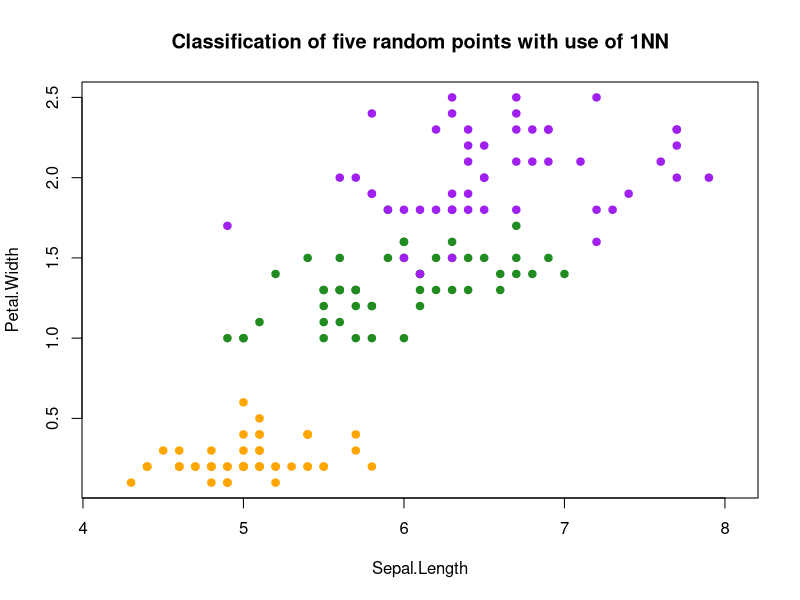

Generate this figure with R: (Note: this script raises an error after producing the figure.)
args <- commandArgs(trailingOnly = T)

euclid_distance = function(x, y){
  sqrt(sum((x-y)^2))
}

dist_sort = function(dat, point, dist_func = euclid_distance){
      l <- dim(dat)[1]
      n <- dim(dat)[2] - 1

      distances <- matrix(NA, l, 1)

      for (i in 1:l){
          distances[i, ] <- dist_func(dat[i, 1:n], point)
      }

      ##  Сортируем
      orderedDat <- dat[order(distances[, 1]), ]

      return (orderedDat);
  }


  ##  Применяем метод kNN
  kNN <- function(dat, point, k = 1, dist_func = euclid_distance)
  {
      ##  Сортируем выборку согласно классифицируемого объекта
      orderedDat <- dist_sort(dat, point, dist_func)
      n <- dim(orderedDat)[2] - 1

      ##  Получаем классы первых k соседей
      classes <- orderedDat[1:k, n + 1]

      ##  Составляем таблицу встречаемости каждого класса
      counts <- table(classes)

      ##  Находим класс, который доминирует среди первых k соседей
      class <- names(which.max(counts))

      return (class)
  }


  kwNN <- function(dat, point, k = 1, dist_func = euclid_distance)
  {

      orderedDat <- dist_sort(dat, point, dist_func)
      n <- dim(orderedDat)[2] - 1

      w <- exp((-1:-k)/dim(orderedDat)[1])

      classes = rep(0, length(levels(orderedDat[, n+1])))
      for(i in 1:k){
          classes[orderedDat[i, n+1]] = classes[orderedDat[i, n+1]] + w[i]
      }

      class <- levels(orderedDat[, n+1])[which.max(classes)]


      return (class)
  }

LOO <- function(dat, func, maxK = 1, l = 2){
    indexses = sample(1:150, l, replace = F)
    rat = rep(0, maxK)
    selection = dat[indexses,]
    sel_dim = dim(selection)[2] - 1

    for(i in 1:l){
        new_selection = selection[-i,]
        point = selection[i,]

        for(k in 1:maxK){
            class = func(
              new_selection,
              point[1:sel_dim],
              k=k
            )
            if(point[1, sel_dim+1] != class){
                rat[k] = rat[k] + 1
            }
        }
    }
    return (list(rating=rat, selection=selection))
}

####################################
.random_1NN <- function(){
    #1NN calc
    #paint iris
    png(paste0("1NN_plot", ".png"))
    plot(iris[, c(1,4)],
         pch = 21,
         bg = colors[iris$Species],
         col = colors[iris$Species],
         asp = T,
         main = "Classification of five random points with use of 1NN"
    )
    #generate data
    n = 5
    if(!is.na(args[1])) {
      n = args[1]
    }
    points = vector("list", n)
    for(i in 1:n){
      points[[i]] = c(runif(1, 4, 7), runif(1, 0, 2))
    }
    #use 1NN
    for(point in points){
        class = kNN(iris[, c(1, 4, 5)], point)
        #paint points
        points(point[1],point[2],
              pch = 24,
              bg = colors[class],
              col = colors[class])
    }
    dev.off()
}

#calc 6NN map
.map_6NN <- function(){
    print("map")
    png(paste0("6NN_map_plot", ".png"), width = 1080, height = 540)
    plot(
      iris[,3:4],
      pch = 21,
      bg = colors[iris$Species],
      col = colors[iris$Species],
      asp = T,
      main = "Classification map for 6NN algorithm"
    )
    x = seq(1,7,0.1)
    y = seq(0.1,2.5,0.1)
    cols = rep(0, 150)
    it = 1
    for(i in x){
        print(i)
        for(j in y){
            points(i, j, pch=1, col = colors[kNN(iris[,3:5], c(i,j), k=6)])
        }
    }

    dev.off()
}

#calc LOO for kNN
.LOO_15_20 <- function(){
    result = LOO(iris[, 3:5], kNN, maxK=19, l=20)
    png(paste0("LOO_kNN_plot", ".png"), width = 1080, height = 540)
    par(mfrow=c(1,2))
    plot(
      data.frame(k=1:length(result$rating),LOO=result$rating),
      type="l",
      col="red",
      ylim = c(0, 20),
      main = "Leave One Out estimate for kNN algorithm"
    )
    points(
      which.min(result$rating),
      result$rating[which.min(result$rating)],
      pch = 21,
      col = "red"
    )
    plot(
      result$selection[, 1:2],
      pch = 21,
      bg = colors[result$selection$Species],
      col = colors[result$selection$Species]
    )
    dev.off()
}

#calc LOO for kNN
.LOO_map_w_15_20 <- function(){
    result = LOO(iris[, 3:5], kwNN, maxK=19, l=20)

    png(paste0("LOO_kwNN_plot", ".png"), width = 1080, height = 540)
    par(mfrow=c(1,2))
    plot(
      data.frame(k=1:length(result$rating), LOO=result$rating),
      type="l",
      col="red",
      ylim = c(0, 20),
      main = "Leave One Out estimate for kwNN algorithm"
    )
    points(
      which.min(result$rating),
      result$rating[which.min(result$rating)],
      pch = 21,
      col = "red"
    )
    plot(
      result$selection[, 1:2],
      pch = 21,
      bg = colors[result$selection$Species],
      col = colors[result$selection$Species],
      asp = T,
      main = "Classification map for 5wNN"
    )
    for(x in seq(1,8,0.1)){
        for(y in seq(0.1,4.5,0.1)){
            points(x,y,pch=1,col = colors[kwNN(result$selection[, 1:3], c(x,y), k=5)])
        }
    }
    dev.off()

    png(paste0("w_func", ".png"), width = 1080, height = 540)
    plot(
      data.frame("x"=1:50, "w[x]"=exp((-1:-50)/50)),
      type="l",
      col="red",
      ylim = c(0,1)
    )
    dev.off()
}




######################################

colors <- c(
    "setosa" = "orange",
    "versicolor" = "forestgreen",
    "virginica" = "purple"
)

.random_1NN()
#.map_6NN()
#.LOO_15_20()
#.LOO_map_w_15_20()
